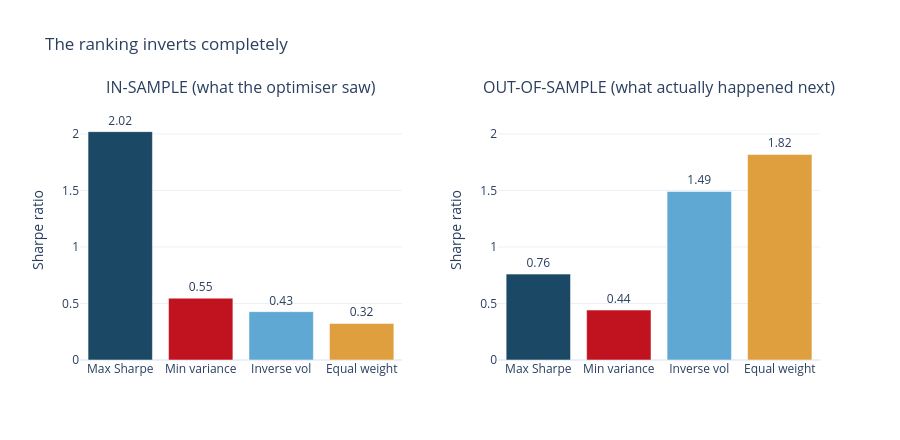

The code cell stored with this chart in its notebook:
### Code cell
fig = make_subplots(rows=1, cols=2, horizontal_spacing=0.13,
                    subplot_titles=("IN-SAMPLE (what the optimiser saw)",
                                    "OUT-OF-SAMPLE (what actually happened next)"))
order = list(methods)
colours = [AIRM_COLOURS[i] for i in range(len(order))]
fig.add_trace(go.Bar(x=order, y=results.loc[order, "Sharpe IN"], marker_color=colours,
                     text=[f"{v:.2f}" for v in results.loc[order, "Sharpe IN"]],
                     textposition="outside", showlegend=False), 1, 1)
fig.add_trace(go.Bar(x=order, y=results.loc[order, "Sharpe OUT"], marker_color=colours,
                     text=[f"{v:.2f}" for v in results.loc[order, "Sharpe OUT"]],
                     textposition="outside", showlegend=False), 1, 2)
fig.update_yaxes(title_text="Sharpe ratio", range=[0, 2.3])
fig.update_layout(title="The ranking inverts completely",
                  template=AIRM_TEMPLATE, height=440)
fig.show()

### Figure 1 — Plotly figure (JSON) as saved in the notebook; plotly's stock layout.template omitted (floating-point values rounded to 4 significant figures)
{"data": [{"marker": {"color": ["#1b4965", "#c1121f", "#5fa8d3", "#e09f3e"]}, "showlegend": false, "text": ["2.02", "0.55", "0.43", "0.32"], "textposition": "outside", "type": "bar", "x": ["Max Sharpe", "Min variance", "Inverse vol", "Equal weight"], "xaxis": "x", "y": [2.02, 0.5468, 0.4277, 0.3235], "yaxis": "y"}, {"marker": {"color": ["#1b4965", "#c1121f", "#5fa8d3", "#e09f3e"]}, "showlegend": false, "text": ["0.76", "0.44", "1.49", "1.82"], "textposition": "outside", "type": "bar", "x": ["Max Sharpe", "Min variance", "Inverse vol", "Equal weight"], "xaxis": "x2", "y": [0.7597, 0.4419, 1.491, 1.819], "yaxis": "y2"}], "layout": {"annotations": [{"font": {"size": 16}, "showarrow": false, "text": "IN-SAMPLE (what the optimiser saw)", "x": 0.2175, "xanchor": "center", "xref": "paper", "y": 1, "yanchor": "bottom", "yref": "paper"}, {"font": {"size": 16}, "showarrow": false, "text": "OUT-OF-SAMPLE (what actually happened next)", "x": 0.7825, "xanchor": "center", "xref": "paper", "y": 1, "yanchor": "bottom", "yref": "paper"}], "height": 440, "title": {"text": "The ranking inverts completely"}, "xaxis": {"anchor": "y", "domain": [0, 0.435]}, "xaxis2": {"anchor": "y2", "domain": [0.565, 1]}, "yaxis": {"anchor": "x", "domain": [0, 1], "range": [0, 2.3], "title": {"text": "Sharpe ratio"}}, "yaxis2": {"anchor": "x2", "domain": [0, 1], "range": [0, 2.3], "title": {"text": "Sharpe ratio"}}}}
